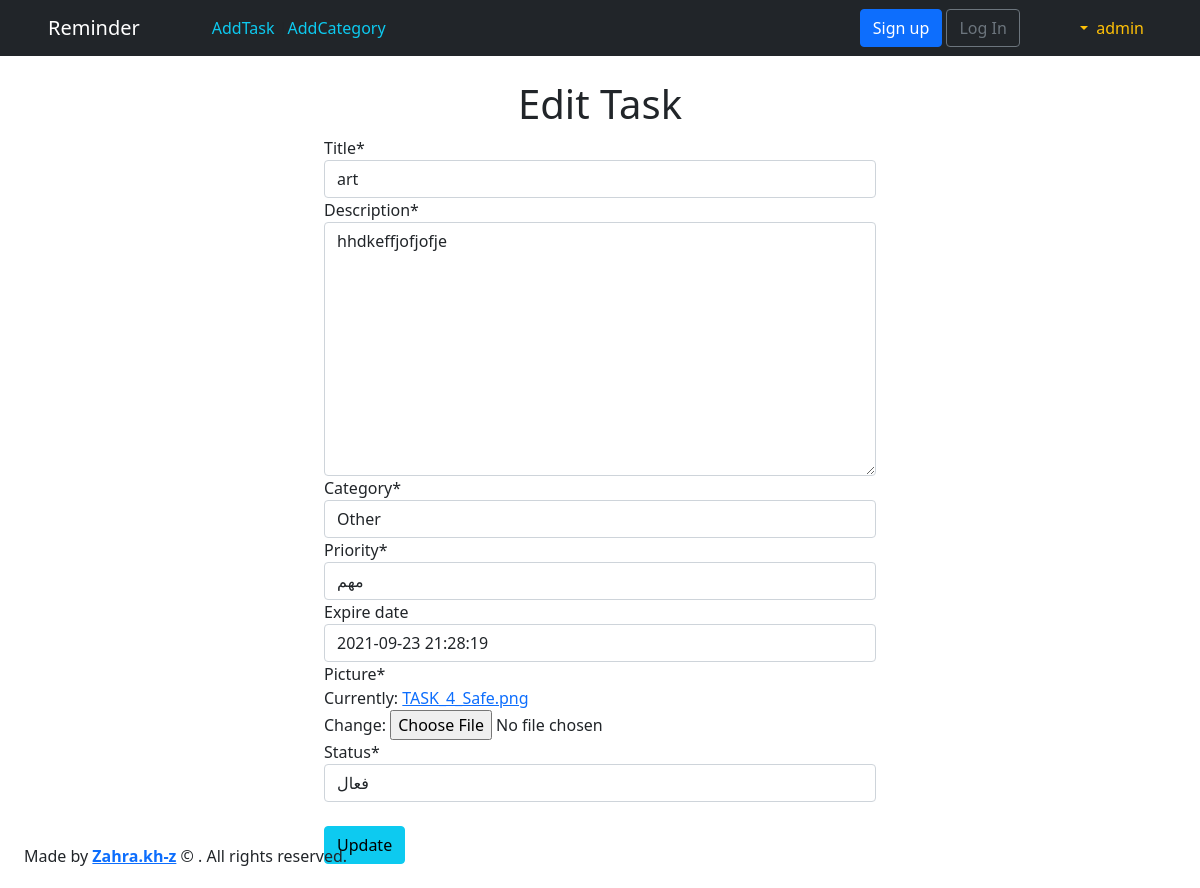
Before: /11/edit/ (signed in) with the older database file.
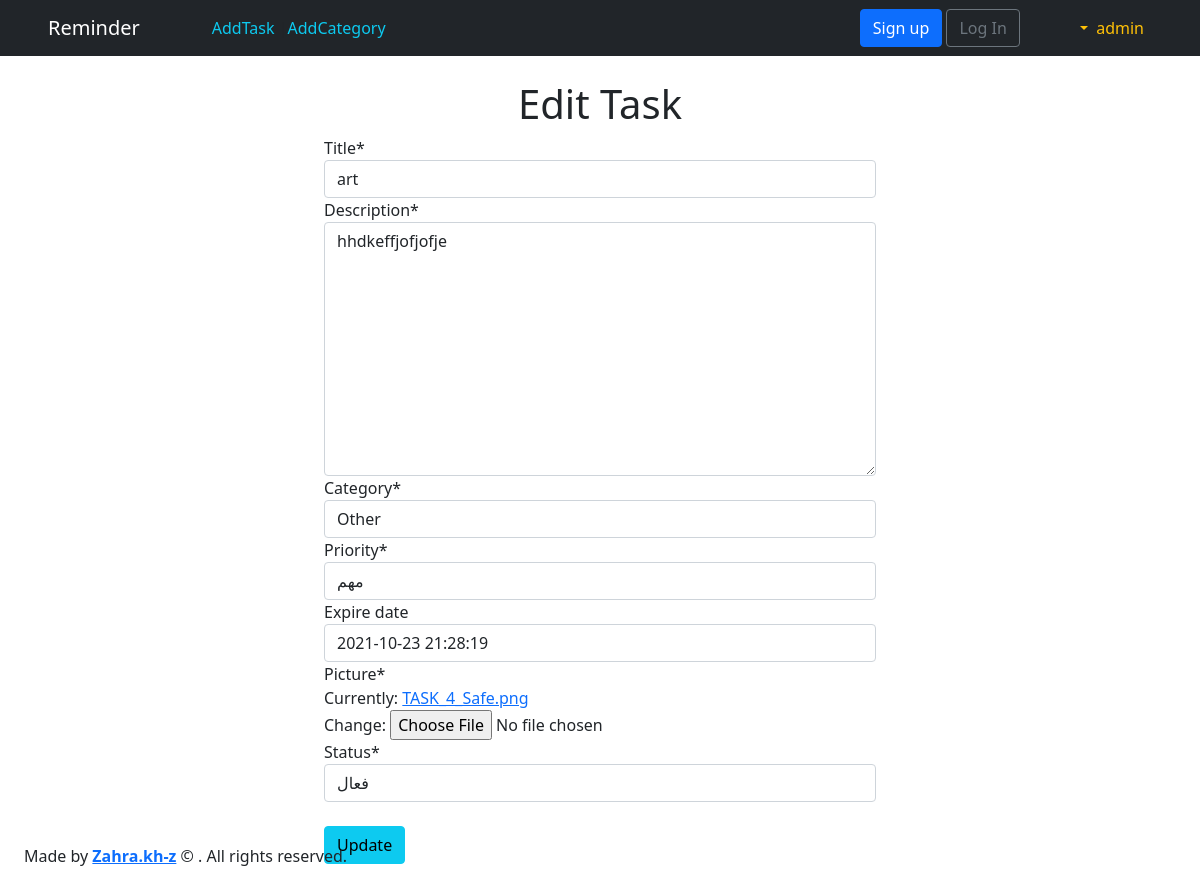
After: the same page with the newer database file.
### todo/models.py (models this page shows, shortened)
class Task(models.Model):
    PRIORITY_TASK = [
        (0, 'بی اهمیت'),
        (1, 'کم اهمیت'),
        (2, 'توجه'),
        (3, 'قابل توجه'),
        (4, 'مهم'),
        (5, 'ضروری'),
    ]
    ENABLE = "enable"
    STATUS_TASK = [
        ('disable', 'غیرفعال'),
        (ENABLE, 'فعال'),
        ('doing', 'در حال انجام'),
        ('done', 'انجام شده'),
        ('expire', 'منقضی'),
        ('archive', 'ارشیو'),
    ]
    title = models.CharField(max_length=250)
    description = models.TextField()
    category = models.ForeignKey(Category, default="general", on_delete=models.CASCADE, related_name='ITEM')
    priority = models.IntegerField(choices=PRIORITY_TASK, default=4)
    expire_date = models.DateTimeField(blank=True, null=True, default=timezone.now)
    objects = TodoManager()
    picture = models.ImageField(default='TASK_4_Safe.png', upload_to='picture/')
    today = models.DateTimeField(auto_now=True)
    status = models.CharField(max_length=10, choices=STATUS_TASK, default=ENABLE)
    created_at = models.DateTimeField(auto_now_add=True)
    updated_at = models.DateTimeField(auto_now=True)
    class Meta:
        ordering = ["-expire_date"]  # ordering by the expire_date field

### todo/views.py (the view)
# urls.py: path('<int:pk>/edit/', TaskUpdateView.as_view(), name='task_edit'),
class TaskUpdateView(LoginRequiredMixin, UpdateView):
    model = Task
    fields = '__all__'
    template_name = 'task_edit.html'

### todo/models.py (called while the page is built)
    def __str__(self):
        return self.name  # name to be shown when called

### templates/task_edit.html
{% extends 'base.html' %}
{% load crispy_forms_tags %}
{% block content %}
    <div class="container">
    <div class="row justify-content-center">
    <h1 class="text-center">Edit Task</h1>
    <form action="" method="post" class="row" style="max-width: 600px">{% csrf_token %}
        <div class="col-lg-12 ml-auto">
        {{ form|crispy }}
        <br>
        <button class="btn btn-info ml-2" type="submit">Update</button><br><br>
        </div>
    </form>
    </div>
    </div>
{% endblock content %}

Changed rows visible on the page:
changed Task "art": expire_date "2021-09-23 21:28:19" → "2021-10-23 21:28:19"
